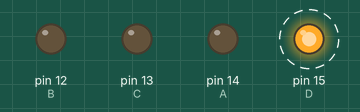
The sketch below on a simulated Arduino Uno, built with avr-gcc and run on an emulated ATmega328P. Parts: output pins drawn as LEDs (lit = HIGH). Dashed ring = blinking.

Above: at 0.05 s.
Timing chart, 0 to 3.0 s (numbered marks = the images above):
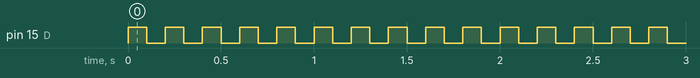

Measured:
- by itself, pin 15 (D): alternates HIGH for 0.10 s and LOW for 0.10 s

The sketch:

Pulse.ino
```cpp
// Arduino Pins used to control CD4067BE MUX
int A = 14; //D5
int B = 12; //D6
int C = 13; //D7
int D = 15; //d8

void setup() {

  pinMode(A, OUTPUT); digitalWrite(A, LOW);
  pinMode(B, OUTPUT); digitalWrite(B, LOW);
  pinMode(C, OUTPUT); digitalWrite(C, LOW);

  pinMode(D, OUTPUT); digitalWrite(D, LOW);

  Serial.begin(115200);

}
int out0;
int out1;

void loop() {
//  digitalWrite(A, LOW);
//  digitalWrite(B, LOW);
//  digitalWrite(C, LOW);

  digitalWrite(D, HIGH);
  delay(100);
  digitalWrite(D, LOW);
  delay(100);
/*
  digitalWrite(A, HIGH);
  digitalWrite(B, LOW);
  digitalWrite(C, LOW);
  delay(10);
  digitalWrite(D, HIGH);
  delay(10);
  digitalWrite(D, LOW);
  delay(10);
  */
}
```
